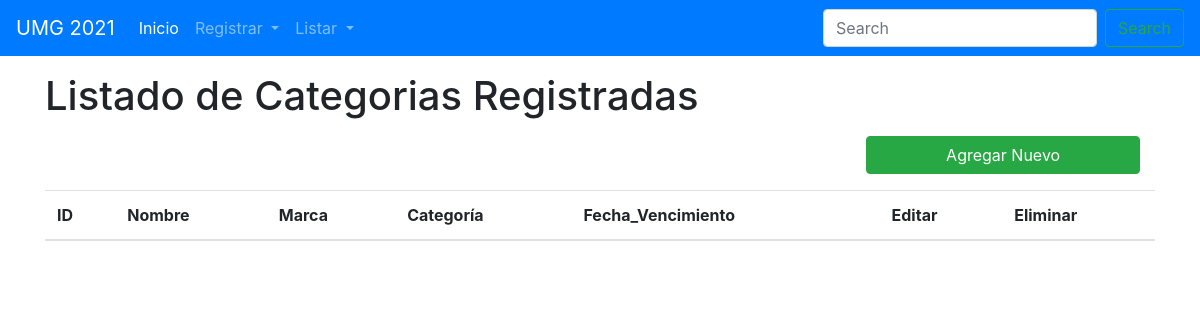
The page /listarCategoria on the database as committed earlier.
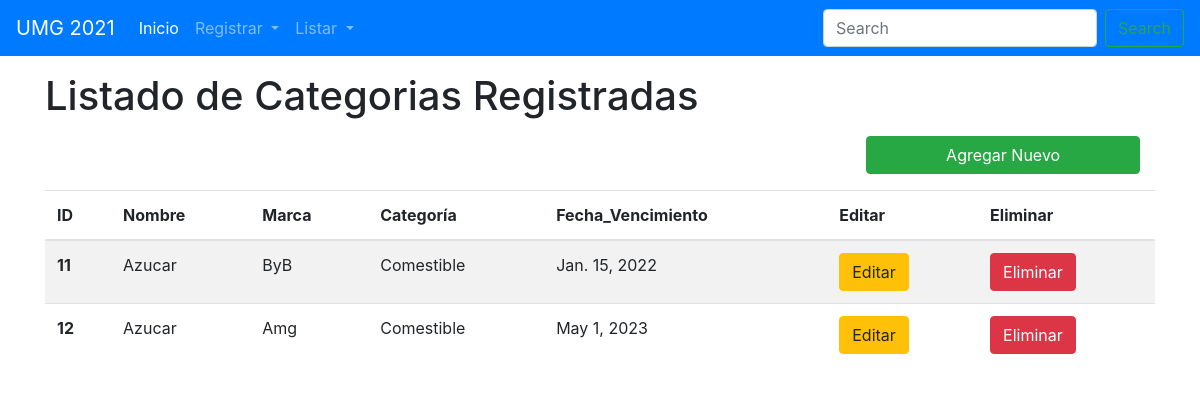
The same page on the database as committed later.
### Models/Producto/models.py (models this page shows)
class Producto(models.Model):
    nombre = models.CharField(max_length=75)
    marca = models.CharField(max_length=75)
    categoria = models.CharField(max_length=12)
    fecha_vencimiento = models.DateField()
    codigo = models.IntegerField()

### Models/Producto/views.py (the view)
# urls.py: path("listarCategoria", FormularioProductoView.listar_categoria, name="listarCategoria"),
    def listar_categoria(request):
        productos = Producto.objects.all()
        return render(request, "ListaCategoria.html", {"productos": productos})

### Templates/ListaCategoria.html (shortened to what this page needs)
{% extends "index.html" %}
{% block content %}
    <h1> Listado de Categorias Registradas </h1>
    <div class="row col-12 justify-content-end mg-2 pr-0">
        <a class="btn btn-success col-md-3" href="{% url "registrarCategoria" %}">Agregar Nuevo</a>
    </div>
    <table class="table table-striped">
      <thead>
        <tr>
          <th scope="col">ID</th>
          <th scope="col">Nombre</th>
          <th scope="col">Marca</th>
          <th scope="col">Categoría</th>
          <th scope="col">Fecha_Vencimiento</th>
          <th scope="col">Editar</th>
          <th scope="col">Eliminar</th>
        </tr>
      </thead>
      <tbody>
      {% for producto in productos %}
          <tr>
          <th scope="row">{{ producto.id }}</th>
          <td>{{ producto.nombre }}</td>
          <td>{{ producto.marca }}</td>
          <td>{{ producto.categoria }}</td>
          <td>{{ producto.fecha_vencimiento }}</td>
          <td><a class="btn btn-warning" href="{% url "editarProductos" producto.id %}" > Editar </a></td>
          <td><a class="btn btn-danger" href="{% url "eliminarProductos" producto.id %}" " > Eliminar </a></td>
        </tr>
      {% endfor %}
      </tbody>
    </table>
{% endblock %}

Rows that differ between the two databases and show on the page:
added Producto: id "11", nombre "Azucar", marca "ByB", categoria "Comestible", fecha_vencimiento "Jan. 15, 2022"
added Producto: id "12", nombre "Azucar", marca "Amg", categoria "Comestible", fecha_vencimiento "May 1, 2023"
